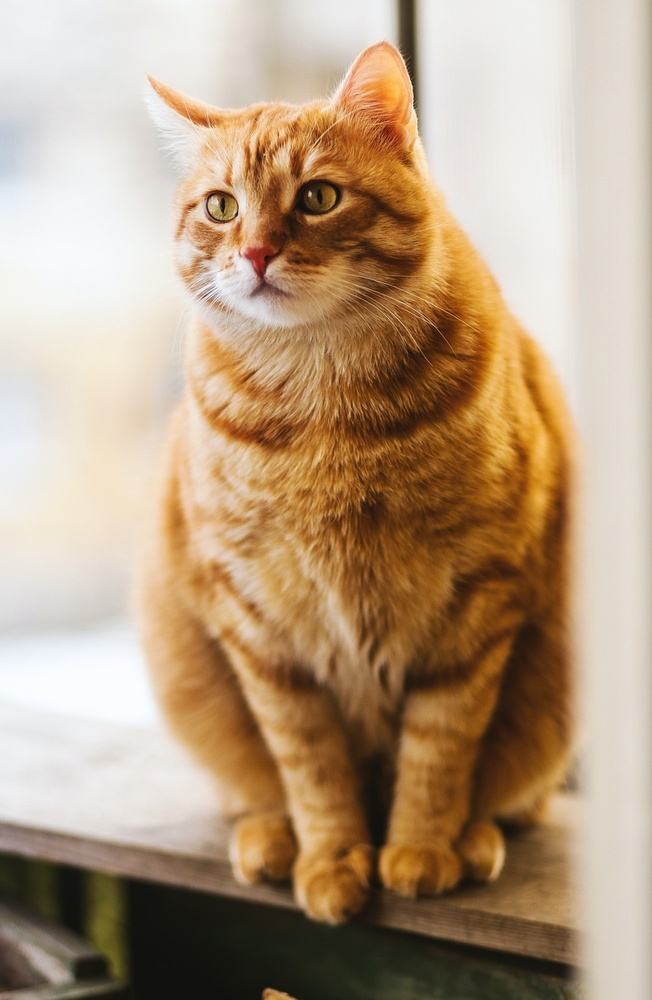
#> input picture Sequential/Picture/cat-1.jpg, 652 x 1000 px, shrunk from 1353 x 2074 before the run
$ jupyter execute --allow-errors HOG_newwwww.ipynb
#> lines starting #> are read from the running program, lines starting #| are printed output that depends on the picture
# Thư viện

[cell 1]
import matplotlib.pyplot as plt
from PIL import Image
import numpy as np
import cv2
from math import sqrt
from skimage import exposure

# Ảnh

[cell 2]
cell_size = (8, 8)
block_size = (2, 2)
img = Image.open('./Picture/cat-1.jpg')
#> img is the input picture: PIL image 652x1000 RGB; mean R, G, B 180.6, 156, 128.9
new_width  =  img.size[0] // cell_size[0] * cell_size[0]
#> new_width = 648
new_height =  img.size[1] // cell_size[1] * cell_size[1]
#> new_height = 1000
img = img.resize((new_width,new_height), Image.LANCZOS)
#> img: PIL image 648x1000 RGB
# img = img.resize((64,128), Image.LANCZOS)
img_pixel = np.array(img)
plt.imshow(img_pixel)

[cell 3]
height, width, channel = img_pixel.shape
#> height = 1000; width = 648; channel = 3
print("Height: {0}\nWidth: {1}\nChannel: {2}".format(height,width,channel))
#| Height: 1000
#| Width: 648
#| Channel: 3

# Gray scale

[cell 4]
def gray_scale(input, channel):
#> called with channel = 3
    if channel==1:
        return
    return 0.299*input[:,:,0]+0.587*input[:,:,1]+0.114*input[:,:,2]
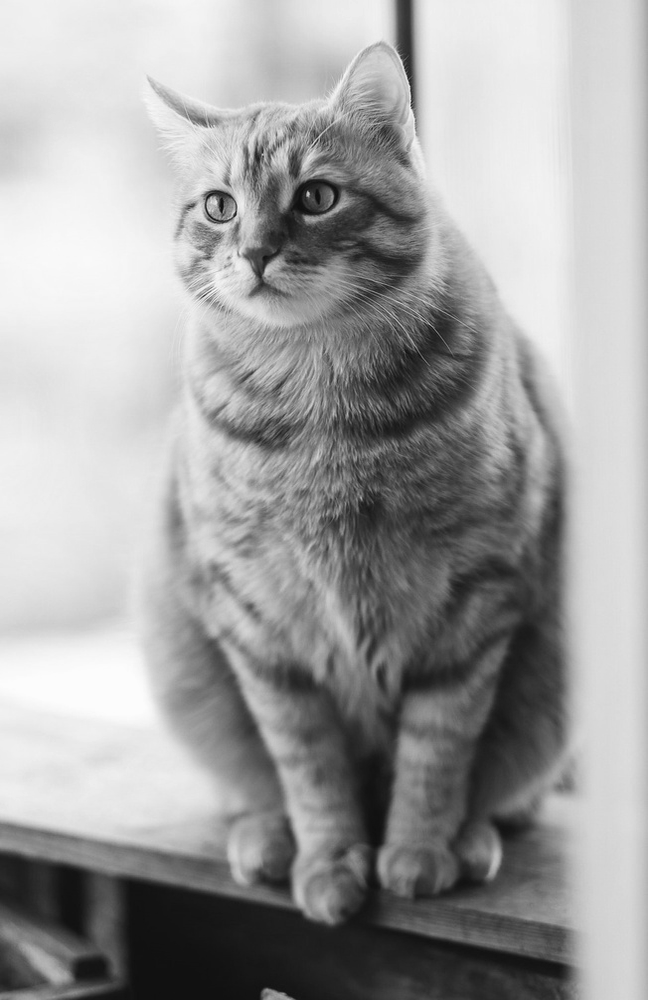
#> returned value: shape (1000, 648) float64; min 10.67, max 255, mean 160.3

[cell 5]
gray = gray_scale(img_pixel, channel)

[cell 6]
plt.imshow(np.array(gray),cmap='gray')

# Gradient - Change in directions

[cell 7]
sobel_x = np.array([-1,0,1])
sobel_y = np.array([[-1],
                    [0],
                    [1]])

# [0] là theo trục y, [1] là theo trục x
cell_size = (8, 8)
block_size = (2, 2)
hist_size = 9

n_cell = (height//cell_size[0], width//cell_size[1])
#> n_cell = (125, 81)
n_block = (n_cell[0] - block_size[0] + 1, n_cell[1] - block_size[1] + 1)
#> n_block = (124, 80)

[cell 8]
def calc_gradient(input, width, height):
#> called with width = 648, height = 1000
  output_x = np.zeros((height,width))
  output_y = np.zeros((height,width))

  for r in range(height):
    for c in range(width):

      for i in range(-1,2):
        pixel_r = r + i
        pixel_r = min(max(0, pixel_r), height - 1)
        output_y[r,c] += input[pixel_r,c] * i

        pixel_c = c + i
        pixel_c = min(max(0, pixel_c), width - 1)
        output_x[r,c] += input[r,pixel_c] * i
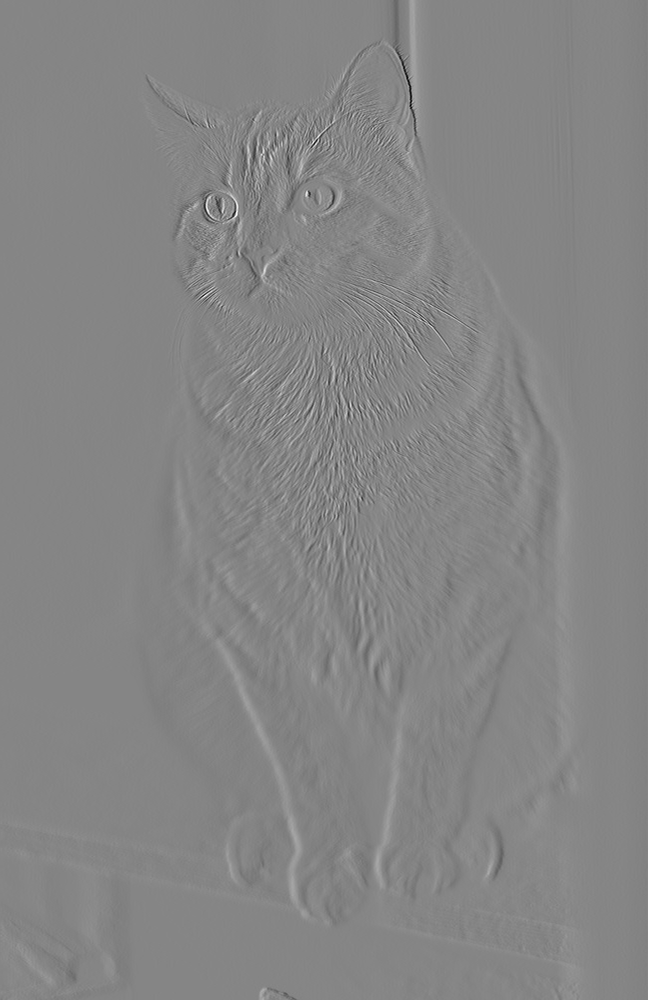
#> output_x: shape (1000, 648) float64; min -201.9, max 183.7, mean -0.1; drawn with min black and max white
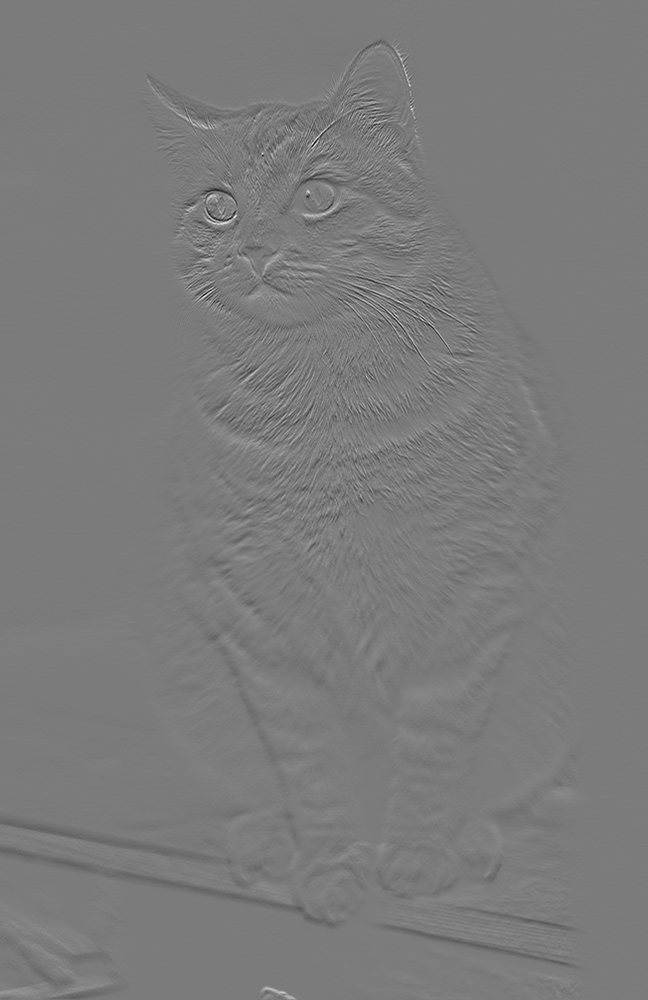
#> output_y: shape (1000, 648) float64; min -170.1, max 180.3, mean -0.3; drawn with min black and max white

  return output_x, output_y

[cell 9]
gradient_x, gradient_y = calc_gradient(gray, width, height)

[cell 10]
magnitude = np.sqrt(np.square(gradient_x)+np.square(gradient_y))
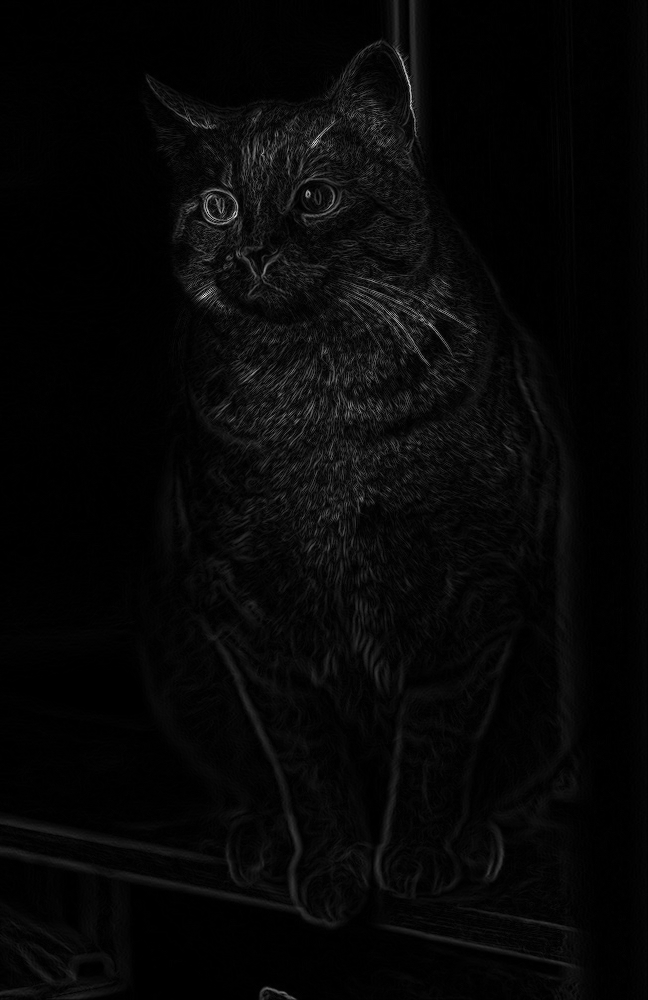
#> magnitude: shape (1000, 648) float64; min 0, max 247.7, mean 7.4

[cell 11]
direction = np.mod(np.add(360, np.rad2deg(np.arctan2(np.array(gradient_y), np.array(gradient_x)))), 360)
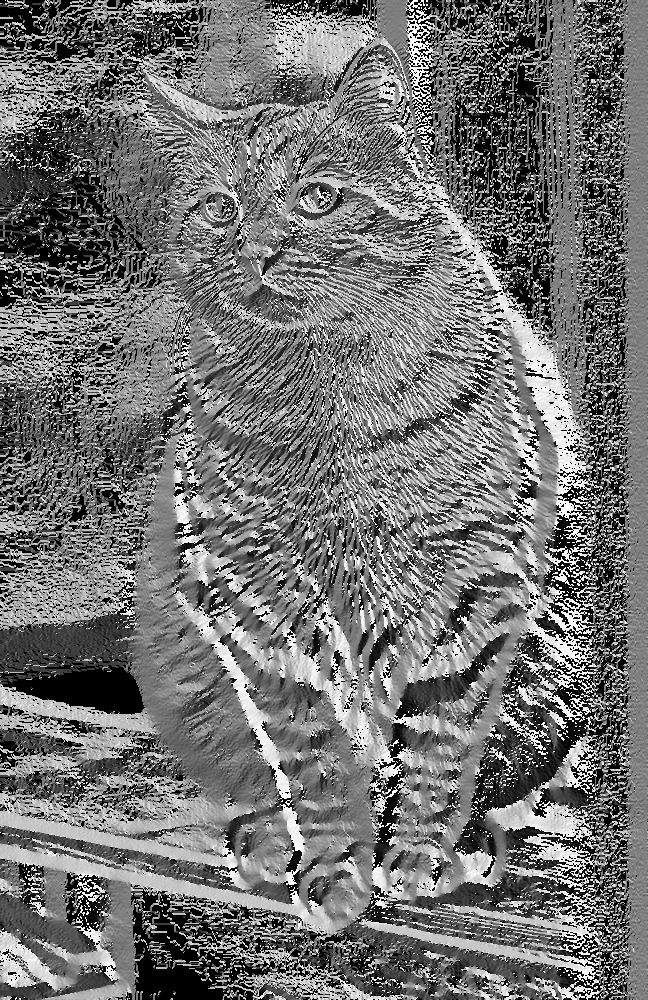
#> direction: shape (1000, 648) float64; min 0, max 360, mean 162.1; drawn with min black and max white

[cell 12]
w = 20
h = 10

plt.figure(figsize=(w, h))
plt.subplot(1, 4, 1)
plt.title('gradient of x')
plt.imshow(gradient_x)

plt.subplot(1, 4, 2)
plt.title('gradient of y')
plt.imshow(gradient_y)

plt.subplot(1, 4, 3)
plt.title('Magnitute of gradient')
plt.imshow(magnitude)

plt.subplot(1, 4, 4)
plt.title('Direction of gradient')
plt.imshow(direction)

# Tính histogram của 1 cell

[cell 13]
def cell_hist(direction, magnitude, idx, idy, width, height, cell_size, sbin):
#> called with idx = 0, idy = 0, width = 648, height = 1000, cell_size = (8, 8), sbin = 40
    output = np.zeros(9) # output = [0,0,0,0,0,0,0,0,0]

    # duyệt qua kích thước cell theo chiều cao
    for r in range(cell_size[0]):
      # duyệt qua kích thước cell theo chiều rộng
        for c in range(cell_size[1]):
          # cột và dòng hiện tại trong ảnh
            cur_r = idy*cell_size[0] + r
            cur_c = idx*cell_size[1] + c
            # kiểm tra
            if cur_r>=height or cur_c >= width:
                break

            # chia lấy phần nguyên và phần dư
            quotient = int(direction[cur_r][cur_c]//sbin)
            remainder = direction[cur_r][cur_c] % sbin

            if remainder==0:
                output[quotient] += magnitude[cur_r][cur_c]
            else:
                first_bin = quotient

                second_bin = first_bin+1

                output[first_bin] += magnitude[cur_r][cur_c]*\
                    ((second_bin*sbin - direction[cur_r][cur_c])/(second_bin*sbin - first_bin*sbin))

                second_bin_idx = second_bin
                if second_bin > 8:
                    second_bin_idx = 0
                output[second_bin_idx] += magnitude[cur_r][cur_c]*\
                    ((direction[cur_r][cur_c] - first_bin*sbin)/(second_bin*sbin - first_bin*sbin))
#> after the loop, output = [8.94, 3.78, 11.82, 3.76, 0.5, 1.04, 2.1, 4.4, 4.95]
    return output

[cell 14]
out = cell_hist(direction, magnitude, 0, 0, width, height, cell_size, 40)
#> out has the same summary as output in cell_hist

[cell 15]
out
#> Out has the same summary as output in cell_hist

# Ma trận histogram của từng cell trong ảnh

[cell 16]
hist = []

for y in range(0,n_cell[0]):
    row = []
    for x in range(0,n_cell[1]):
        output = cell_hist(direction,magnitude,x,y,width,height,cell_size,40)
        row.append(output)
    hist.append(row)
hist = np.array(hist)
hist

[cell 17]
hist.shape
#> Out = (125, 81, 9)

# Chuẩn hóa block

[cell 18]
norm_array_size = n_block[0] * n_block[1] * block_size[0] * block_size[1] * hist_size

[cell 19]
norm_block = np.zeros((norm_array_size,))
norm_idx = 0
for y in range(n_block[0]):
    for x in range(n_block[1]):
        k = sqrt(np.sum(np.square(hist[y:y + 2, x: x + 2])))
        out = hist[y: y + 2, x: x + 2] / (k + 1)
        out = out.reshape(block_size[0]*block_size[1]*hist_size)
        norm_block[norm_idx:norm_idx + block_size[0]*block_size[1]*hist_size] += out
        norm_idx += block_size[0]*block_size[1]*hist_size

# Kết quả chạy thư viện

[cell 20]
cell_size = (8, 8)
block_size = (2, 2)
nbins = 9
win_size = (img_pixel.shape[1]//cell_size[1]*cell_size[1],
            img_pixel.shape[0] // cell_size[0] * cell_size[0])
block_size_pixel = (block_size[1] * cell_size[1], block_size[0] * cell_size[0])
block_stride = (cell_size[1], cell_size[0])
print('Kích thước bức ảnh crop theo winSize (pixel): ', win_size)
#| Kích thước bức ảnh crop theo winSize (pixel):  (648, 1000)
print('Kích thước của 1 block (pixel): ', block_size_pixel)
print('Kích thước của block stride (pixel): ', block_stride)

[cell 21]
hog = cv2.HOGDescriptor(_winSize=win_size,
                        _blockSize=block_size_pixel,
                        _blockStride=block_stride,
                        _cellSize=cell_size,
                        _nbins=nbins,
                        _histogramNormType = 0)

[cell 22]
n_cells = (img_pixel.shape[0] // cell_size[0], img_pixel.shape[1] // cell_size[1])
print('Kích thước lưới ô vuông (ô vuông): ', n_cells)
#| Kích thước lưới ô vuông (ô vuông):  (125, 81)

[cell 23]
hog_feats = hog.compute(np.array(gray).astype(np.uint8))\
               .reshape(n_cells[1] - block_size[1] + 1,
                        n_cells[0] - block_size[0] + 1,
                        block_size[0], block_size[1], nbins) \
               .transpose((1, 0, 2, 3, 4))

[cell 24]
hog_feats.shape
#> Out = (124, 80, 2, 2, 9)

#> (a cell that did not finish here is left out)

[cell 26]
from skimage import feature
H = feature.hog(gray, orientations=9, pixels_per_cell=(8, 8),
                cells_per_block=(2, 2), transform_sqrt=True, block_norm="L2")

print('Kích thước hog features: ', H.shape)
#| Kích thước hog features:  (357120,)
